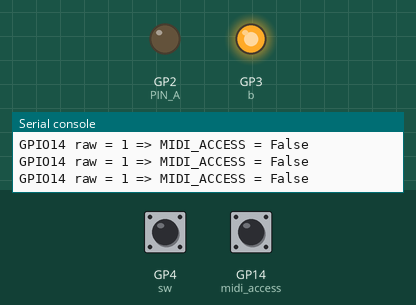
The program below on a simulated Raspberry Pi Pico running MicroPython. Parts: output pins drawn as LEDs (lit = HIGH), the last lines printed to the serial console. Inputs (shaded band) come from the test bench; at power-on: GP14 (midi_access) HIGH, GP4 (sw) HIGH.

Above: at 1.2 s.
1.3 s: GP14 (midi_access) pulled LOW for 0.15 s
At 2.8 s:
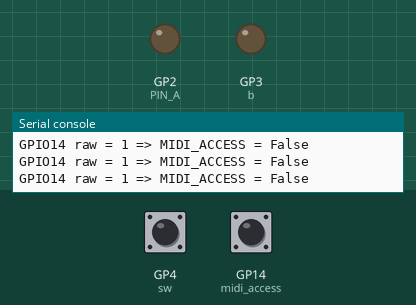
5.4 s: GP14 (midi_access) pulled LOW for 3.2 s
At 6.4 s:
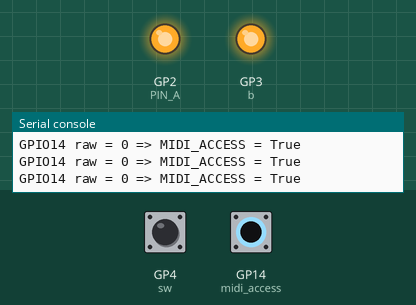
Timing chart, 0 to 10.1 s (numbered marks = the images above; inputs shaded):
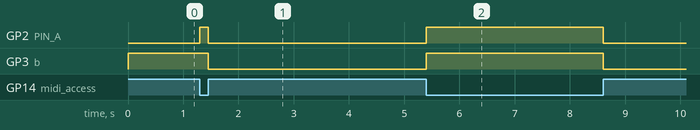

Measured:
- after the input at 1.3 s, GP2 (PIN_A): LOW → HIGH at once, → LOW 0.15 s later; GP3 (b): HIGH → LOW after 0.15 s
- after the input at 5.4 s, GP2 (PIN_A), GP3 (b): LOW → HIGH at once, → LOW 3.2 s later

The program:

Whammy4_Midi_Shutter_TESTONLY.py
```python
# Melatroid - Whammy 4 Version 1.00
from machine import Pin, ADC, UART
import time

# =========================================================
# DEBUG
# =========================================================
DEBUG = False
DEBUG_A_EVENTS = False
DEBUG_A_SCOPE = True
SCOPE_EVERY_MS = 5
SCOPE_WIDTH = 80

def dbg(msg):
    if DEBUG:
        print(msg)

def a_dbg(msg):
    if DEBUG_A_EVENTS:
        print(msg)

# =========================================================
# DEVELOPMENT BYPASS
# =========================================================
DEV_BYPASS_MOMENTARY = False
DEV_MIDI_ACCESS = False

# =========================================================
# BYPASS / GATE LOGIC
# =========================================================
BYPASS_B_INVERT = True
BBM_DELAY_US = 20

# =========================================================
# MIDI OUT
# =========================================================
MIDI_ENABLED = True
MIDI_UART_ID = 0
MIDI_TX_PIN = 0
MIDI_CH = 3
MIDI_BAUD = 31250

MIDI_SEND_ON_START = True
MIDI_SEND_ON_STOP = False  # wenn True: sendet BYPASS beim Stop

MIDI_PC_ON = 12
MIDI_PC_OFF = 28  # legacy/fallback wenn BYPASS_MODE="fixed"

# =========================================================
# SHUTTER MODE
#   "midi"  = Shutter via MIDI PC (Active <-> Bypass)
#   "relay" = Shutter via Relais (dein altes Verhalten)
# =========================================================
SHUTTER_MODE = "midi"

# Optional: harte Untergrenze, damit das Pedal bei sehr schnellen PC-Wechseln nicht "verschluckt"
MIDI_MIN_HALF_MS = 60  # z.B. 60ms = ~8.3Hz (ON/OFF)
# Setze auf MIN_HALF_MS, wenn du keine extra Begrenzung willst:
# MIDI_MIN_HALF_MS = MIN_HALF_MS   (geht hier noch nicht, weil MIN_HALF_MS weiter unten definiert ist)

# =========================================================
# BYPASS MAP (Whammy 4)
# =========================================================
# "offset" = bypass = active + 17  (wie auf deinem Bild: 1..17 -> 18..34)
# "fixed"  = bypass = MIDI_PC_OFF (altes Verhalten, falls Firmware anders ist)
BYPASS_MODE = "offset"
BYPASS_OFFSET = 17

def pc_bypass_for(active_pc: int) -> int:
    if BYPASS_MODE == "fixed":
        return MIDI_PC_OFF & 0x7F
    pc = int(active_pc) & 0x7F
    bp = pc + BYPASS_OFFSET
    if bp > 127:
        bp = 127
    return bp

# =========================================================
# MIDI ACCESS MODE / PRESET LOGIC
# =========================================================
PIN_MIDI_ACCESS = 14
PRESET_SCROLL_INTERVAL_MS = 350
DOUBLE_CLICK_MS = 300

PENDING_SAVE_MS = 2000

CONFIRM_TOGGLES = 3
CONFIRM_DELAY_MS = 120

PRESETS = [
    ("Detune Shallow", 1),
    ("Detune Deep", 2),
    ("Whammy: Up 2 Oct", 3),
    ("Whammy: Up 1 Oct", 4),
    ("Whammy: Down 1 Oct", 5),
    ("Whammy: Down 2 Oct", 6),
    ("Whammy: Dive Bomb", 7),
    ("Whammy: Drop Tune", 8),
    ("Harmony: Oct/Oct", 9),
    ("Harmony: 5th/4th", 10),
    ("Harmony: 4th/3rd", 11),
    ("Harmony: 5th/7th", 12),
    ("Harmony: 5th/6th", 13),
    ("Harmony: 4th/5th", 14),
    ("Harmony: 3rd/4th", 15),
    ("Harmony: b3rd/3rd", 16),
    ("Harmony: 2nd/3rd", 17),
]

# =========================================================
# 2 Preset Slots
# =========================================================
SLOT_A = 0
SLOT_B = 1

slot_index = [0, 0]
slot_name  = [PRESETS[0][0], PRESETS[0][0]]
slot_pc    = [PRESETS[0][1], PRESETS[0][1]]

active_slot = SLOT_A
edit_slot = SLOT_A

preset_index = 0
last_preset_step_ms = 0
scroll_dir = 1

_last_sw_raw = 1
_last_press_ms_access = 0

# Normal mode tap/hold
tap_down_ms = 0
last_tap_up_ms = 0
tap_armed = False
pending_shutter = False

TAP_MAX_MS = 170
DTAP_GAP_MS = 260

# Pending selection (Access mode)
pending_active = False
pending_index = 0
pending_name = PRESETS[0][0]
pending_pc = PRESETS[0][1]
pending_last_change_ms = 0

last_access = None
last_access_print_ms = 0
ACCESS_PRINT_INTERVAL_MS = 200

# =========================================================
# PINS
# =========================================================
PIN_A = 2
PIN_B = 3
PIN_FOOTSW = 4
PIN_POT = 26

DRY = 0
WET = 1

POT_EVERY_MS = 10
MIN_HALF_MS = 30
MAX_HALF_MS = 1000
DEBOUNCE_MS = 30

# jetzt, wo MIN_HALF_MS existiert:
if MIDI_MIN_HALF_MS < MIN_HALF_MS:
    MIDI_MIN_HALF_MS = MIN_HALF_MS

# =========================================================
# Poti-Filter
# =========================================================
POT_WINDOW = 10
POT_MAX_DEV = 200
POT_FORCE_AFTER = 4

# =========================================================
# Setup IO
# =========================================================
a = Pin(PIN_A, Pin.OUT, value=DRY)
b = Pin(PIN_B, Pin.OUT, value=1)
sw = Pin(PIN_FOOTSW, Pin.IN, Pin.PULL_UP)
midi_access = Pin(PIN_MIDI_ACCESS, Pin.IN, Pin.PULL_UP)
pot = ADC(Pin(PIN_POT))

# =========================================================
# MIDI Setup
# =========================================================
midi = None
if MIDI_ENABLED:
    midi = UART(MIDI_UART_ID, baudrate=MIDI_BAUD, tx=Pin(MIDI_TX_PIN))

def midi_write(data: bytes):
    if MIDI_ENABLED and midi is not None:
        midi.write(data)

def midi_pc(program: int, channel=MIDI_CH):
    status = 0xC0 | (channel & 0x0F)
    midi_write(bytes([status, program & 0x7F]))

def midi_send_active(pc: int):
    midi_pc(pc)

def midi_send_bypass_for(pc_active: int):
    midi_pc(pc_bypass_for(pc_active))

def midi_confirm_preset(pc: int):
    for _ in range(CONFIRM_TOGGLES):
        midi_send_bypass_for(pc)
        time.sleep_ms(CONFIRM_DELAY_MS)
        midi_send_active(pc)
        time.sleep_ms(CONFIRM_DELAY_MS)

def clamp(v, lo, hi):
    return lo if v < lo else hi if v > hi else v

def map_pot_to_half_ms(v):
    span = MAX_HALF_MS - MIN_HALF_MS
    return MAX_HALF_MS - (v * span // 65535)

def b_write_raw(v01: int):
    if BYPASS_B_INVERT:
        b.value(0 if v01 else 1)
    else:
        b.value(v01)

# a_state ist jetzt zusätzlich unser "Phase"-Marker für MIDI-Shutter
a_state = DRY

def set_A_and_B(a_val: int):
    """Make-before-make relay handling: WET=1, DRY=0"""
    global a_state
    new_a = 1 if a_val else 0
    old_a = a_state
    if new_a == old_a:
        return

    if new_a == 1:
        b_write_raw(0)
        if BBM_DELAY_US:
            time.sleep_us(BBM_DELAY_US)
        a_state = 1
        a.value(1)
    else:
        a_state = 0
        a.value(0)
        if BBM_DELAY_US:
            time.sleep_us(BBM_DELAY_US)
        b_write_raw(1)

# =========================================================
# Pot Filter
# =========================================================
pot_u16_raw = 0
pot_u16_mean = 0
pot_hist = []
pot_outlier_streak = 0
pot_outlier_dir = 0

def pot_reset_and_prime():
    global pot_u16_raw, pot_u16_mean, pot_hist, pot_outlier_streak, pot_outlier_dir
    pot_u16_raw = pot.read_u16()
    pot_hist = [pot_u16_raw]
    pot_u16_mean = pot_u16_raw
    pot_outlier_streak = 0
    pot_outlier_dir = 0

def pot_update_filtered():
    global pot_u16_raw, pot_u16_mean, pot_hist, pot_outlier_streak, pot_outlier_dir
    pot_u16_raw = pot.read_u16()

    if not pot_hist:
        pot_hist = [pot_u16_raw]
        pot_u16_mean = pot_u16_raw
        pot_outlier_streak = 0
        pot_outlier_dir = 0
        return True

    diff = pot_u16_raw - pot_u16_mean
    if abs(diff) > POT_MAX_DEV:
        d = 1 if diff > 0 else -1
        if d == pot_outlier_dir:
            pot_outlier_streak += 1
        else:
            pot_outlier_dir = d
            pot_outlier_streak = 1

        if pot_outlier_streak >= POT_FORCE_AFTER:
            pot_hist = [pot_u16_raw]
            pot_u16_mean = pot_u16_raw
            pot_outlier_streak = 0
            pot_outlier_dir = 0
            return True

        return False

    pot_outlier_streak = 0
    pot_outlier_dir = 0

    pot_hist.append(pot_u16_raw)
    if len(pot_hist) > POT_WINDOW:
        pot_hist.pop(0)
    pot_u16_mean = sum(pot_hist) // len(pot_hist)
    return True

def midi_access_active() -> bool:
    if DEV_MIDI_ACCESS:
        return True
    return midi_access.value() == 0

# =========================================================
# Effect ON/OFF (Shutter gate logic)
# =========================================================
active = False
last_toggle = time.ticks_ms()
last_pot_ms = time.ticks_ms()
half_ms = MAX_HALF_MS
last_scope_ms = time.ticks_ms()
scope_count = 0

def set_effect(on: bool, suppress_midi: bool = False):
    """Start/stop shutter. In MIDI mode: toggling is done via PC Active/Bypass."""
    global active, last_toggle, last_pot_ms, half_ms, scope_count, a_state

    if on:
        active = True
        now0 = time.ticks_ms()

        pot_reset_and_prime()
        half_ms = clamp(map_pot_to_half_ms(pot_u16_mean), MIN_HALF_MS, MAX_HALF_MS)

        # extra limit only for MIDI shutter (optional)
        if SHUTTER_MODE == "midi":
            half_ms = clamp(half_ms, MIDI_MIN_HALF_MS, MAX_HALF_MS)

        last_pot_ms = now0
        last_toggle = now0

        # Startphase = ON
        a_state = WET

        # Relais wie vorher initial auf WET (Audio-Pfad aktiv)
        set_A_and_B(WET)

        if DEBUG_A_SCOPE:
            print("\n[SCOPE START]")
            scope_count = 0

        if (not suppress_midi) and MIDI_SEND_ON_START:
            midi_send_active(slot_pc[active_slot])
            if DEBUG:
                print("EFFECT START -> SLOT", active_slot, slot_name[active_slot], "PC", slot_pc[active_slot])

    else:
        active = False
        set_A_and_B(DRY)
        a_state = DRY

        if (not suppress_midi) and MIDI_SEND_ON_STOP:
            midi_send_bypass_for(slot_pc[active_slot])
            if DEBUG:
                print("EFFECT STOP -> BYPASS PC", pc_bypass_for(slot_pc[active_slot]),
                      "(from", slot_pc[active_slot], ")")

        if DEBUG_A_SCOPE:
            print("\n[SCOPE STOP]\n")

# Boot-safe
set_effect(False)

# =========================================================
# Debounce (normal mode)
# =========================================================
stable_sw = sw.value()
last_sw = stable_sw
last_change = time.ticks_ms()

try:
    while True:
        now = time.ticks_ms()
        access = midi_access_active()

        # =========================================================
        # ACCESS DEBUG + enter/exit behavior
        # =========================================================
        raw_access_pin = midi_access.value()
        if last_access is None or access != last_access:
            print("GPIO14 raw =", raw_access_pin, "=> MIDI_ACCESS =", access)
            last_access = access
            last_access_print_ms = now

            _last_sw_raw = 1
            _last_press_ms_access = 0
            stable_sw = sw.value()
            last_sw = stable_sw
            last_change = now

            tap_down_ms = 0
            last_tap_up_ms = 0
            tap_armed = False
            pending_shutter = False

            if access:
                set_A_and_B(WET)

                edit_slot = active_slot
                midi_send_active(slot_pc[edit_slot])
                preset_index = slot_index[edit_slot]
                pending_active = False
            else:
                if not active:
                    set_A_and_B(DRY)

        elif time.ticks_diff(now, last_access_print_ms) >= ACCESS_PRINT_INTERVAL_MS:
            last_access_print_ms = now
            print("GPIO14 raw =", raw_access_pin, "=> MIDI_ACCESS =", access)

        # =========================================================
        # MIDI ACCESS MODE
        # =========================================================
        if access:
            if a_state != WET:
                set_A_and_B(WET)

            raw = sw.value()
            foot_pressed = (raw == 0)
            press_edge = (_last_sw_raw == 1 and raw == 0)

            if press_edge:
                dt = time.ticks_diff(now, _last_press_ms_access)
                if 0 < dt <= DOUBLE_CLICK_MS:
                    edit_slot = SLOT_B if edit_slot == SLOT_A else SLOT_A
                    midi_send_active(slot_pc[edit_slot])
                    preset_index = slot_index[edit_slot]
                    pending_active = False

                    _last_press_ms_access = 0
                    if DEBUG:
                        print("EDIT SLOT ->", edit_slot, "PREVIEW", slot_name[edit_slot], "PC", slot_pc[edit_slot])

                    _last_sw_raw = raw
                    time.sleep_ms(1)
                    continue
                else:
                    _last_press_ms_access = now

            _last_sw_raw = raw
            stepped = False

            if press_edge:
                preset_index = (preset_index + scroll_dir) % len(PRESETS)
                name, pc = PRESETS[preset_index]
                midi_send_active(pc)

                pending_active = True
                pending_index, pending_name, pending_pc = preset_index, name, pc
                pending_last_change_ms = now

                last_preset_step_ms = now
                stepped = True

                if DEBUG:
                    print("PREVIEW (tap):", preset_index, name, "PC", pc, "-> pending write to SLOT", edit_slot)

            if foot_pressed and (not stepped):
                if time.ticks_diff(now, last_preset_step_ms) >= PRESET_SCROLL_INTERVAL_MS:
                    last_preset_step_ms = now
                    preset_index = (preset_index + scroll_dir) % len(PRESETS)
                    name, pc = PRESETS[preset_index]
                    midi_send_active(pc)

                    pending_active = True
                    pending_index, pending_name, pending_pc = preset_index, name, pc
                    pending_last_change_ms = now

                    if DEBUG:
                        print("PREVIEW (hold):", preset_index, name, "PC", pc, "-> pending write to SLOT", edit_slot)

            if not foot_pressed:
                last_preset_step_ms = now

            if pending_active and (time.ticks_diff(now, pending_last_change_ms) >= PENDING_SAVE_MS):
                slot_index[edit_slot] = pending_index
                slot_name[edit_slot] = pending_name
                slot_pc[edit_slot] = pending_pc
                pending_active = False

                midi_confirm_preset(slot_pc[edit_slot])

                if DEBUG:
                    print("COMMIT SLOT", edit_slot, "->", slot_index[edit_slot], slot_name[edit_slot], "PC", slot_pc[edit_slot])

            time.sleep_ms(1)
            continue

        # =========================================================
        # NORMAL MODE
        # =========================================================
        if not DEV_BYPASS_MOMENTARY:
            raw_sw = sw.value()
            if raw_sw != last_sw:
                last_sw = raw_sw
                last_change = now

            if time.ticks_diff(now, last_change) >= DEBOUNCE_MS and stable_sw != last_sw:
                stable_sw = last_sw

                if stable_sw == 0:
                    tap_down_ms = now
                    pending_shutter = True

                else:
                    if active:
                        set_effect(False)

                    dur = time.ticks_diff(now, tap_down_ms)

                    if pending_shutter and 0 <= dur <= TAP_MAX_MS:
                        gap = time.ticks_diff(now, last_tap_up_ms)

                        if tap_armed and 0 <= gap <= DTAP_GAP_MS:
                            active_slot = SLOT_B if active_slot == SLOT_A else SLOT_A
                            tap_armed = False
                            last_tap_up_ms = 0

                            midi_send_active(slot_pc[active_slot])

                            if DEBUG:
                                print("ACTIVE SLOT ->", active_slot, slot_name[active_slot], "PC", slot_pc[active_slot])
                        else:
                            tap_armed = True
                            last_tap_up_ms = now
                    else:
                        tap_armed = False
                        last_tap_up_ms = 0

                    pending_shutter = False

            if pending_shutter and (sw.value() == 0) and (not active):
                if time.ticks_diff(now, tap_down_ms) > TAP_MAX_MS:
                    pending_shutter = False
                    set_effect(True)

            if tap_armed and time.ticks_diff(now, last_tap_up_ms) > DTAP_GAP_MS:
                tap_armed = False

        else:
            if not active:
                set_effect(True)

        # Poti only while shutter active
        if active and time.ticks_diff(now, last_pot_ms) >= POT_EVERY_MS:
            last_pot_ms = now
            pot_update_filtered()
            half_ms = clamp(map_pot_to_half_ms(pot_u16_mean), MIN_HALF_MS, MAX_HALF_MS)

            if SHUTTER_MODE == "midi":
                half_ms = clamp(half_ms, MIDI_MIN_HALF_MS, MAX_HALF_MS)

        # Shutter toggling
        if active and time.ticks_diff(now, last_toggle) >= half_ms:
            last_toggle = now

            if SHUTTER_MODE == "relay":
                set_A_and_B(DRY if a_state else WET)

            else:
                # MIDI shutter: toggle Active <-> Bypass
                if a_state == WET:
                    midi_send_bypass_for(slot_pc[active_slot])  # OFF phase
                    a_state = DRY
                else:
                    midi_send_active(slot_pc[active_slot])      # ON phase
                    a_state = WET

        # optional scope
        if DEBUG_A_SCOPE and active and time.ticks_diff(now, last_scope_ms) >= SCOPE_EVERY_MS:
            last_scope_ms = now
            # in MIDI mode show phase marker, not GPIO
            print("█" if a_state == WET else "·", end="")
            scope_count += 1
            if scope_count >= SCOPE_WIDTH:
                print(f"  half={half_ms}ms  SLOT={active_slot}  PHASE={a_state}  B(GPIO)={b.value()}")
                scope_count = 0

        time.sleep_ms(1)

except KeyboardInterrupt:
    set_effect(False)
```
